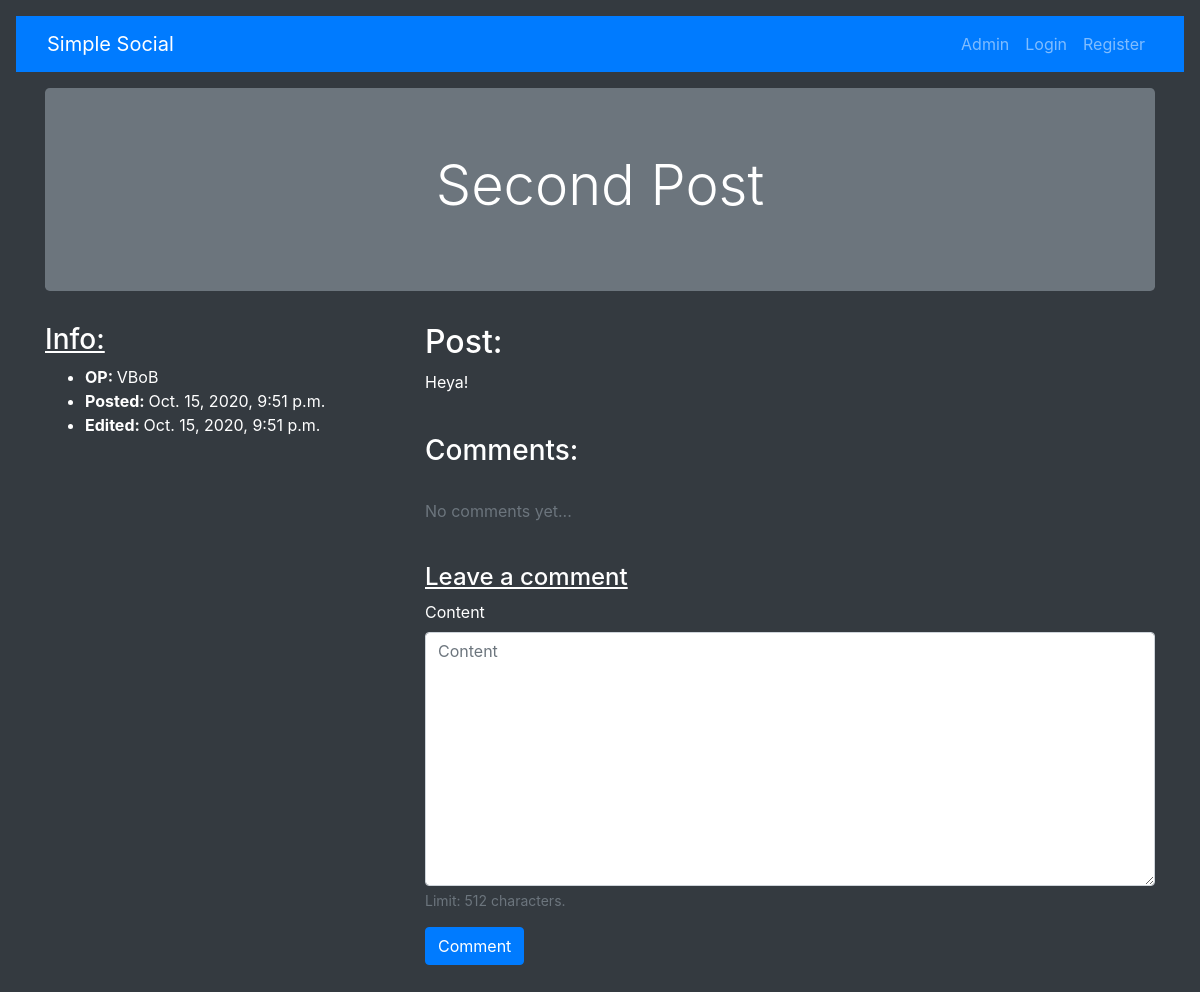
Screenshot of /post/3/ with the database file from the repository.
### posts/models.py (models this page shows, shortened)
class Post(models.Model):
    user = models.ForeignKey(User, on_delete=models.CASCADE)
    title = models.CharField(max_length=100, help_text="Limit: 100 characters.")
    content = models.TextField(max_length=1024, help_text="Limit: 1024 characters.")
    timestamp = models.DateTimeField(auto_now_add=True)
    edited_timestamp = models.DateTimeField(auto_now=True)
    class Meta:
        ordering = ['-timestamp',]
    def __str__(self):
        return "{}".format(self.title)

### posts/views.py (the view)
# urls.py: path('<int:pk>/', views.PostDetailView.as_view(), name='post_detail'),
class PostDetailView(generic.DetailView):
    model = Post
    def get_context_data(self, **kwargs):
        context = super().get_context_data(**kwargs)
        context["view_title"] = "{}".format(self.object)
        context["comment_form"] = forms.CommentForm()
        context["comments"] = self.object.comment_set.all().select_related("user")
        return context

### posts/forms.py
class CommentForm(forms.ModelForm):
    class Meta:
        model = Comment
        fields = ['content',]

### posts/templates/posts/post_detail.html (shortened to what this page needs)
{% extends 'posts/base.html' %}
{% load bootstrap4 %}
{% load tz %}
{% block view_title_block %}
    <div class="jumbotron bg-secondary">
        <h1 align="center" class="display-4">
            {{ view_title }}
        </h1>
    </div>
{% endblock view_title_block %}
{% block content_block %}
    <div class="row">
        <div class="col-4">
            <h3><u>Info:</u></h3>
            <ul>
                <li><strong>OP: </strong> {{ object.user }}</li>
                <li><strong>Posted: </strong>{{ object.timestamp }}</li>
                <li><strong>Edited: </strong>{{ object.edited_timestamp }}</li>
            </ul>
        </div>
        <div class="col-8">
            <h2>Post:</h2>
            <p class="text-justify">
                {{ object.content }}
            </p>
            <br>
            <h3>Comments:</h3><br>
            {% for comment in comments %}
                <p>{{ comment.content }}</p>
                <p class="text-muted"><i>{{ comment }} - {% localtime on %}{{ comment.timestamp|date }}, {{ comment.timestamp|time }}{% endlocaltime %}</i></p>
                <hr class="bg-secondary">
            {% empty %}
                <p class="text-justify text-muted">No comments yet...</p>
            {% endfor %}
            <br><h4><u>Leave a comment</u></h4>
            <form action="{% url 'posts:comment_create' object.pk %}" method="POST">
                {% bootstrap_form comment_form %}
                <input type="submit" value="Comment" class="btn btn-primary">
            </form>
        </div>
    </div>
{% endblock content_block %}

### rows the page displays
Post: title "Second Post", user "VBoB", timestamp "Oct. 15, 2020, 9:51 p.m.", edited_timestamp "Oct. 15, 2020, 9:51 p.m.", content "Heya!"
